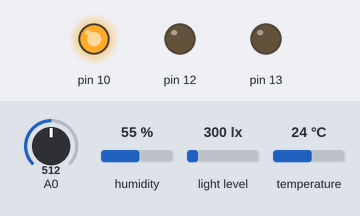
Simulated run of this sketch. Board: Arduino Uno, built with avr-gcc and run on an emulated ATmega328P. Parts: output pins drawn as LEDs (lit = HIGH). The inputs (shaded band) are chosen by the test bench; at power-on: humidity 55 %, light level 300 lx, A0 = 512, temperature 24 °C. The modem accepts every AT command (registered, SIM ready, sends succeed) and sends nothing else; what the sketch prints to the serial monitor is not drawn.

Above: at 1.2 s.
1.3 s: humidity set to 68 %
6.8 s: humidity set to 71 %
At 9.2 s:
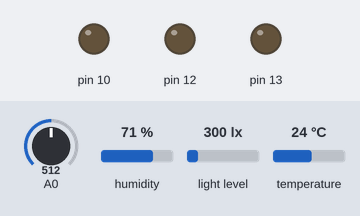
9.5 s: light level set to 55 lx
12.9 s: light level set to 48 lx
At 15.6 s:
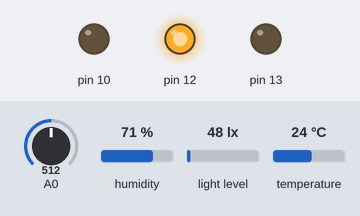
15.9 s: humidity set to 22 %
At 16.4 s:
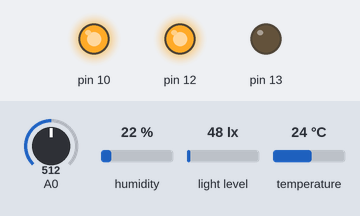
17.5 s: humidity set to 88 %
At 19.5 s:
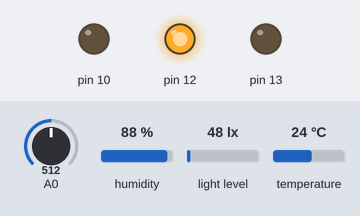
Timing chart, 0 to 21.0 s (numbered marks = the images above; inputs shaded):
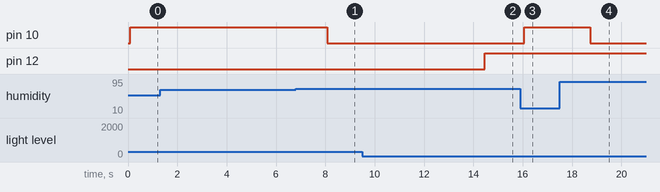

Measured:
- the behaviour switches between 69 and 70 % on humidity (found by bisection; images 0 and 1)
- the behaviour switches between 51 and 50 lx on light level (found by bisection; images 1 and 2)
- after the input at 1.3 s, every drawn part: stays the same
- after the input at 6.8 s, pin 10: HIGH → LOW after 1.3 s
- after the input at 9.5 s, every drawn part: stays the same
- after the input at 12.9 s, pin 12: LOW → HIGH after 1.6 s
- after the input at 15.9 s, pin 10: LOW → HIGH after 0.17 s
- after the input at 17.5 s, pin 10: HIGH → LOW after 1.2 s

The sketch:

mini_esp1.ino
```cpp
#include <DHT.h>
#include <DHT_U.h>
#include <SoftwareSerial.h>
#include<Wire.h>
#include<BH1750.h>
#define DHTPIN 7
#define DHTTYPE DHT22

#define RX 2
#define TX 3
BH1750 lightMeter;
int moistureValue;
int temp;
float incelcius;
int humidity;
DHT dht(DHTPIN, DHTTYPE);

String AP = "konoha";             // AP NAME
String PASS = "anirudhsk02";       // AP PASSWORD
String API = "KFNGHFTG4UYBM01A3";   // Write API KEY
String HOST = "api.thingspeak.com";
String PORT = "80";

int countTrueCommand;
int countTimeCommand;
boolean found = false;

SoftwareSerial esp8266(RX, TX);


void setup() {
  Serial.begin(9600);
  dht.begin();
  Wire.begin();
  lightMeter.begin();
  pinMode(A1, INPUT);
  pinMode(A2, INPUT);
  pinMode(A0, INPUT);
  pinMode(A3, INPUT);
  pinMode(13, OUTPUT);
  pinMode(12, OUTPUT);
  pinMode(10, OUTPUT);
  pinMode(7, INPUT);
  esp8266.begin(115200);

  sendCommand("AT", 5, "OK");
  sendCommand("AT+CWMODE=1", 5, "OK");
  sendCommand("AT+CWJAP=\"" + AP + "\",\"" + PASS + "\"", 20, "OK");
}

void loop() {
  float temperature = dht.readTemperature();
  float humidity = dht.readHumidity();

  Serial.print("Temperature: ");
  Serial.print(temperature);
  Serial.print(" °C\tHumidity: ");
  Serial.print(humidity);
   if (temperature >28)
  {
   Serial.print("Fan on");
   digitalWrite(3,HIGH);
  }
   else
  {
    Serial.print("Fan off");
    digitalWrite(3,LOW);
  }
   if (humidity<70)
  {
    Serial.print("led on");
    digitalWrite(10,HIGH);
  }
   else
  {
    Serial.print("led off");
    digitalWrite(10,LOW);
  }


  int soilMoisture = analogRead(A0);
  Serial.print("\n MoistureValue :");
  Serial.print(moistureValue);
  Serial.print("%");
     if(moistureValue>500)
    {
      Serial.print("Motor On");
        digitalWrite(13,HIGH);
    }
     else
    {
      Serial.print("Motor off");
        digitalWrite(13,LOW);
    }

  float lux=lightMeter.readLightLevel();
  Serial.print("light: ");
  Serial.print(lux);
  delay(1000);
   if(lux<50)
  {
    Serial.print("led on");
    digitalWrite(12,HIGH);
  }
   else
  {
    Serial.print("led off");
    digitalWrite(12,LOW);
  }


  String getData = "GET /update?api_key=" + API + "&field1=" + String(temperature) +
                  "&field2=" + String(humidity) +
                  "&field3=" + String(soilMoisture) +
                  "&field4=" + String(lux);

  sendCommand("AT+CIPMUX = 1", 5, "OK");
  sendCommand("AT+CIPSTART = 0,\"TCP\",\"" + HOST + "\"," + PORT, 15, "OK");
  sendCommand("AT+CIPSEND = 0," + String(getData.length() + 4), 4, ">");
  esp8266.println(getData);
  delay(1500);
  countTrueCommand++;
  sendCommand("AT+CIPCLOSE=0", 5, "OK");
}

void sendCommand(String command, int maxTime, char readReplay[]) {
  Serial.print(countTrueCommand);
  Serial.print(". at command => ");
  Serial.print(command);
  Serial.print(" ");

  while (countTimeCommand < (maxTime * 1)) {
    esp8266.println(command);
    if (esp8266.find(readReplay)) {
      found = true;
      break;
    }

    countTimeCommand++;
  }

  if (found == true) {
    Serial.println("OK");
    countTrueCommand++;
    countTimeCommand = 0;
  }

  if (found == false) {
    Serial.println("Fail");
    countTrueCommand = 0;
    countTimeCommand = 0;
  }

  found = false;
}
```
